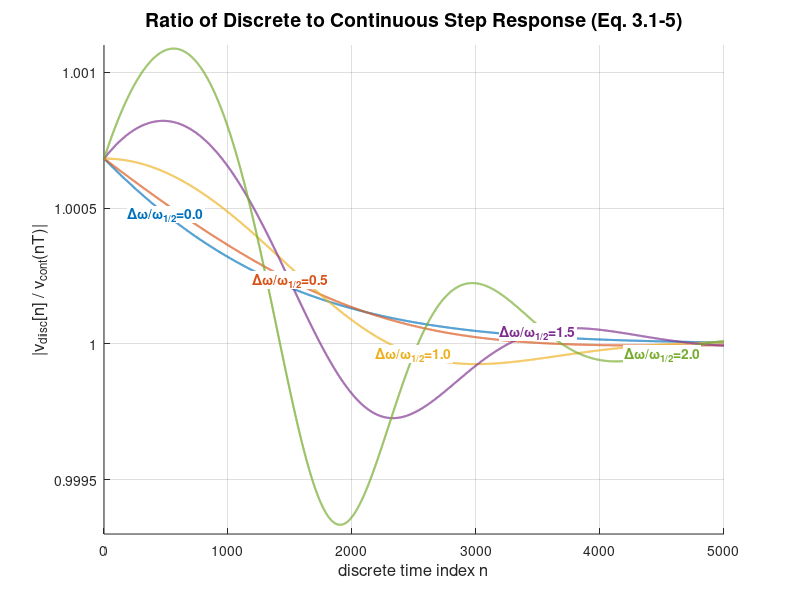

Recreate this plot in MATLAB.
% Discrete vs Continuous Step-Response Ratio |r[n]| 
clear; clc; close all;

%   Parameters from Table 3.1-1 & Sec 2.3 
f_half   = 217;                 % Hz half-bandwidth
omega_h  = 2*pi*f_half;         % rad/s
C        = 0.235e-12;           % F
Rl       = 1/(2*omega_h*C);     % Ω
ig       = 16e-3;               % A (step input)

%   Time discretization 
T     = 1e-6;                   % 1 µs sampling interval
Nmax  = 5000;                   % number of samples to plot
n     = (0:Nmax)';              % index vector
t     = n * T;                  % continuous time vector

%  Relative detunings Δω/ω_half 
rel = [0, 0.5, 1, 1.5, 2];       % Δω/ω_half values
Delta_w = rel * omega_h;        % actual detunings [rad/s]
colors  = lines(numel(rel));

%   Preallocate ratio array 
R = zeros(numel(rel), Nmax+1);

%   Compute discrete and continuous step responses 
for k = 1:numel(rel)
    Dw = Delta_w(k);
    A  = omega_h - 1i * Dw;
    
    %  Continuous‐time step response: v_c(t) 
    % steady-state: v_inf = 2*Rl*omega_h*ig / A
    v_inf = 2*Rl*omega_h*ig / A;
    v_cont = v_inf * (1 - exp(-A * t));  
    
    %  Discrete‐time response via forward Euler:
    v_disc = zeros(size(t));
    for ii = 1:Nmax
        dv = -A * v_disc(ii) + 2*Rl*omega_h*ig;
        v_disc(ii+1) = v_disc(ii) + T * dv;
    end
    
    %  Ratio sequence r[n] = v_disc[n] / v_cont[n], then abs:
    R(k,:) = abs(v_disc ./ v_cont);
end

%  Plot |r[n]| for each detuning 
figure('Position',[100 100 700 450]); hold on; grid on;
for k = 1:numel(rel)
    plot(n, R(k,:), 'LineWidth',1.5, 'Color', colors(k,:));
end
xlabel('discrete time index n','FontSize',12);
ylabel('|v_{disc}[n] / v_{cont}(nT)|','FontSize',12);
title('Ratio of Discrete to Continuous Step Response (Eq. 3.1-5)','FontSize',14);
xlim([0 Nmax]);
ylim([0.9993 1.0011]);

%  On-curve labels at different n to avoid overlap
label_ns = [500, 1500, 2500, 3500, 4500];
for k = 1:numel(rel)
    nk = label_ns(k);
    text(nk, R(k,nk), sprintf('Δω/ω_{1/2}=%.1f', rel(k)), ...
         'Color', colors(k,:), 'FontWeight','bold', ...
         'BackgroundColor','w', 'Margin',1, ...
         'HorizontalAlignment','center');
end

hold off;
